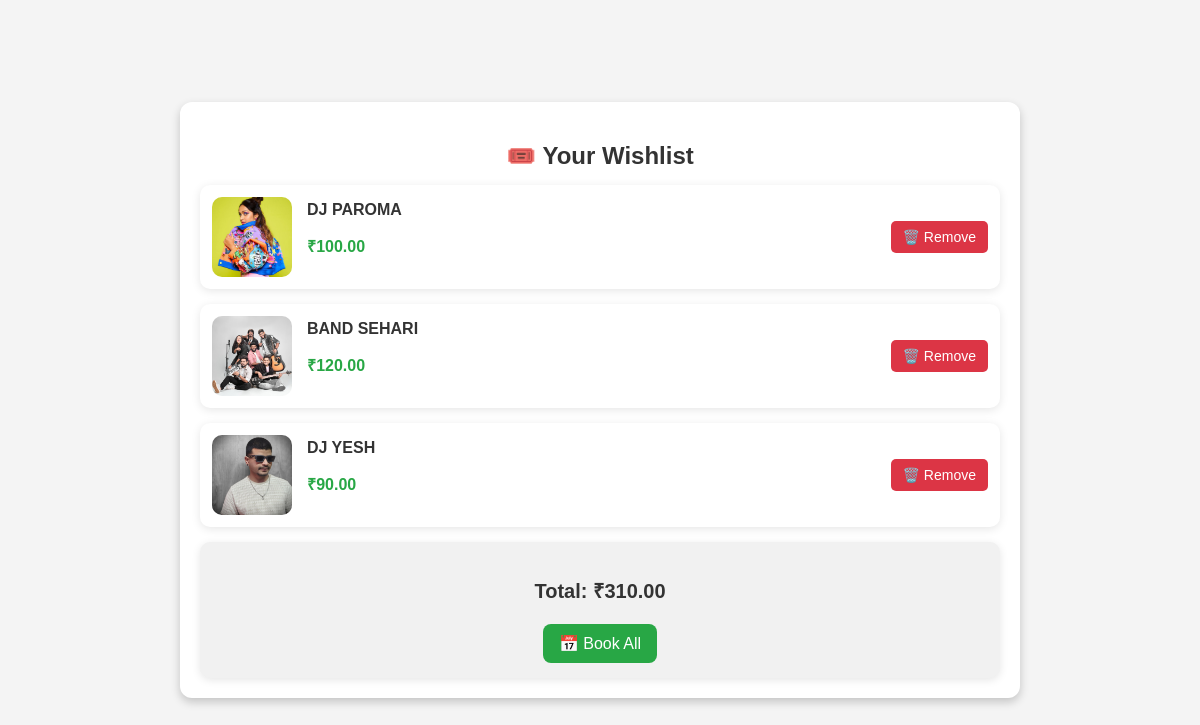
Screenshot of /wishlist/ (signed in) with the database file from the repository.
### bookings/models.py (models this page shows, shortened)
class Wishlist(models.Model):
    user = models.ForeignKey(User, on_delete=models.CASCADE)
    event = models.ForeignKey(Event, on_delete=models.CASCADE)
    class Meta:
        unique_together = ('user', 'event')  # ✅ Prevent duplicates

class Event(models.Model):
    name = models.CharField(max_length=255)
    image = models.ImageField(upload_to='events/')
    ticket_price = models.DecimalField(max_digits=10, decimal_places=2)
    ticket_count = models.PositiveIntegerField(default=0)  # ✅ Ensure default value
    time = models.DateTimeField()
    description = models.TextField()

### bookings/views.py (the view)
# urls.py: path("wishlist/", wishlist, name="wishlist"),
@login_required
def wishlist(request):
    wishlist_items = Wishlist.objects.filter(user=request.user)
    total_price = sum(item.event.ticket_price for item in wishlist_items)
    return render(request, "wishlist.html", {
        "wishlist_items": wishlist_items,
        "total_price": total_price,
        "razorpay_key": settings.RAZORPAY_KEY_ID
    })

### bookings/templates/wishlist.html (shortened to what this page needs)
<!DOCTYPE html>
<html lang="en">
<head>
    <link rel="stylesheet" href="/static/wishlist.css">
</head>
<body>
    <div class="wishlist-container">
        <h2>🎟️ Your Wishlist</h2>
        {% if wishlist_items %}
        <div class="wishlist-items">
            {% for item in wishlist_items %}
            <div class="wishlist-item">
                <img src="{{ item.event.image.url }}" alt="{{ item.event.name }}">
                <div class="event-details">
                    <h3>{{ item.event.name }}</h3>
                    <p class="price">₹{{ item.event.ticket_price }}</p>
                </div>
                <button class="remove-btn" onclick="removeItem('{{ item.id }}')">🗑️ Remove</button>
            </div>
            {% endfor %}
        </div>
        <div class="total-section">
            <h3>Total: ₹<span id="total-price">{{ total_price }}</span></h3>
            <button class="book-all-btn" onclick="bookAll()">📅 Book All</button>
        </div>
        {% else %}
        <div class="empty-wishlist">
            <img src="/static/images/empty.png" alt="Empty Wishlist">
            <p>Your wishlist is empty. Add events to book them later!</p>
        </div>
        {% endif %}
    </div>
</body>
</html>

### bookings/static/css/wishlist.css (style rules this page uses)
body { font-family: 'Arial', sans-serif; background-color: #f4f4f4; margin: 0; padding: 0; display: flex; justify-content: center; align-items: center; min-height: 100vh; }
.wishlist-container { width: 90%; max-width: 800px; background: white; padding: 20px; border-radius: 12px; box-shadow: 0 4px 10px rgba(0, 0, 0, 0.2); text-align: center; }
h2 { font-size: 24px; color: #333; margin-bottom: 15px; }
.wishlist-items { display: flex; flex-direction: column; gap: 15px; }
.wishlist-item { display: flex; align-items: center; background: #fff; padding: 12px; border-radius: 10px; box-shadow: 0px 2px 10px rgba(0, 0, 0, 0.1); gap: 15px; }
.wishlist-item img { width: 80px; height: 80px; border-radius: 10px; object-fit: cover; }
.event-details { flex-grow: 1; text-align: left; }
.event-details h3 { font-size: 16px; color: #333; margin: 0; }
.price { font-size: 16px; font-weight: bold; color: #28a745; }
.remove-btn { background-color: #dc3545; color: white; border: none; padding: 8px 12px; cursor: pointer; border-radius: 5px; font-size: 14px; transition: 0.3s; }
.total-section { padding: 15px; background: #f1f1f1; border-radius: 10px; margin-top: 15px; box-shadow: 0px 2px 8px rgba(0, 0, 0, 0.1); }
.total-section h3 { font-size: 20px; color: #333; }
.book-all-btn { background-color: #28a745; color: white; font-size: 16px; padding: 10px 16px; border: none; border-radius: 8px; cursor: pointer; transition: 0.3s; }

### rows the page displays
Wishlist: event.image (picture), event.name "DJ PAROMA", event.ticket_price "100.00"
Wishlist: event.image (picture), event.name "BAND SEHARI", event.ticket_price "120.00"
Wishlist: event.image (picture), event.name "DJ YESH", event.ticket_price "90.00"

### other values shown
{{ total_price }} "310.00"
